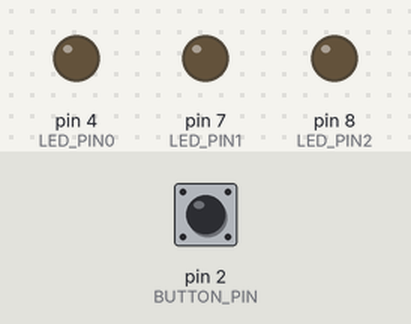
A sketch run on a simulated Arduino Uno, built with avr-gcc and run on an emulated ATmega328P. On the bench: output pins drawn as LEDs (lit = HIGH). The inputs (shaded band) are chosen by the test bench; at power-on: pin 2 (BUTTON_PIN) HIGH.

Above: at 1.2 s.
1.3 s: pin 2 (BUTTON_PIN) pulled LOW for 0.15 s
At 2.3 s:
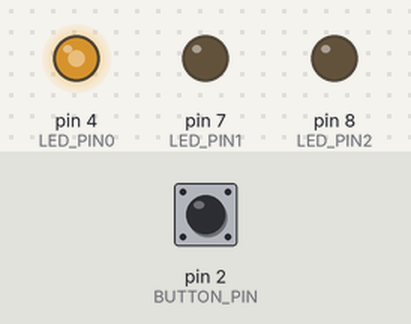
2.9 s: pin 2 (BUTTON_PIN) pulled LOW for 1 s
At 5.0 s:
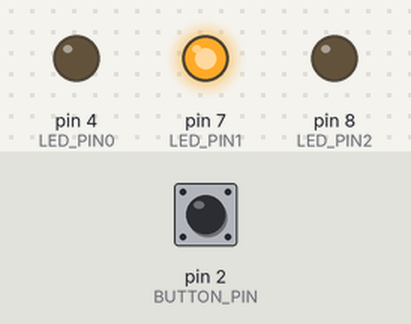
5.4 s: pin 2 (BUTTON_PIN) pulsed LOW 2 times (0.12 s each, 0.3 s apart)
At 6.9 s:
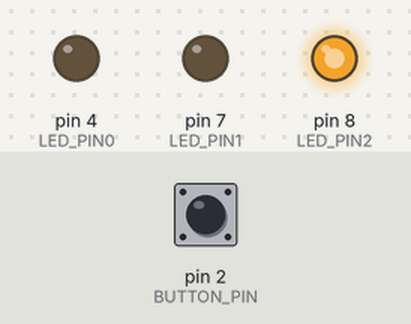
Timing chart, 0 to 8.4 s (numbered marks = the images above; inputs shaded):
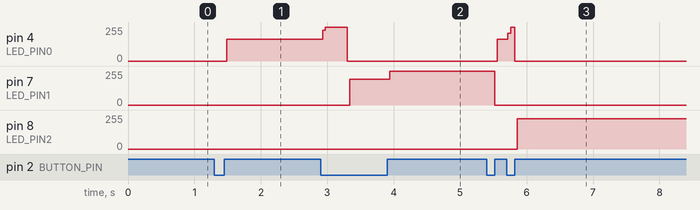

Measured:
- after the input at 1.3 s, pin 4 (LED_PIN0): 0/255 → 163/255 after 0.19 s
- after the input at 2.9 s, pin 4 (LED_PIN0): 163/255 → 255/255 at once, → 0/255 0.37 s later; pin 7 (LED_PIN1): 0/255 → 194/255 after 0.44 s, → 255/255 0.60 s later
- after the input at 5.4 s, pin 4 (LED_PIN0): 0/255 → 163/255 after 0.16 s, → 0/255 0.16 s later; pin 7 (LED_PIN1): 255/255 → 0/255 after 0.12 s; pin 8 (LED_PIN2): 0/255 → 228/255 after 0.46 s

The sketch:

solution.ino
```cpp
#define LED_PIN0 4
#define LED_PIN1 7
#define LED_PIN2 8

#define BUTTON_PIN 2

unsigned long previousMillis = 0;
unsigned long currentMillis = 0;
unsigned long lastDebounce = 0;
unsigned long everSince = 0;
int curIndex = 0;
bool justPressed = false;
bool doubleClicked = false;
int buttonState = LOW;

void setup() {
  pinMode(BUTTON_PIN, INPUT_PULLUP);
  pinMode(LED_PIN0, OUTPUT);
  pinMode(LED_PIN1, OUTPUT);
  pinMode(LED_PIN2, OUTPUT);
}

void lightUp(int ledNum);

void loop() {
  buttonState = digitalRead(BUTTON_PIN);
  currentMillis = millis();
  if (buttonState == LOW) {
    doubleClicked = false;
    justPressed = true;
    lastDebounce = currentMillis - previousMillis;
    if (lastDebounce >= 100) {
      everSince = currentMillis;
    }
    if (lastDebounce > 400) {
      lightUp(LED_PIN1);
      curIndex = 0;
    }
  } else {
    previousMillis = currentMillis;
    if (lastDebounce >= 100 && lastDebounce <= 400) {
      if (doubleClicked) {
        lightUp(LED_PIN2);
      } else {
        lightUp(LED_PIN0);
      }
      if (justPressed) {
        curIndex++;
        justPressed = false;
      }
      if (curIndex >= 2) {
        curIndex = 0;
        doubleClicked = true;
      }
    }
  }
  if ((currentMillis - everSince) > 500) {
    curIndex = 0;
  }
}

void lightUp(int ledNum) {
  digitalWrite(LED_PIN0, LOW);
  digitalWrite(LED_PIN1, LOW);
  digitalWrite(LED_PIN2, LOW);
  digitalWrite(ledNum, HIGH);
}
```
